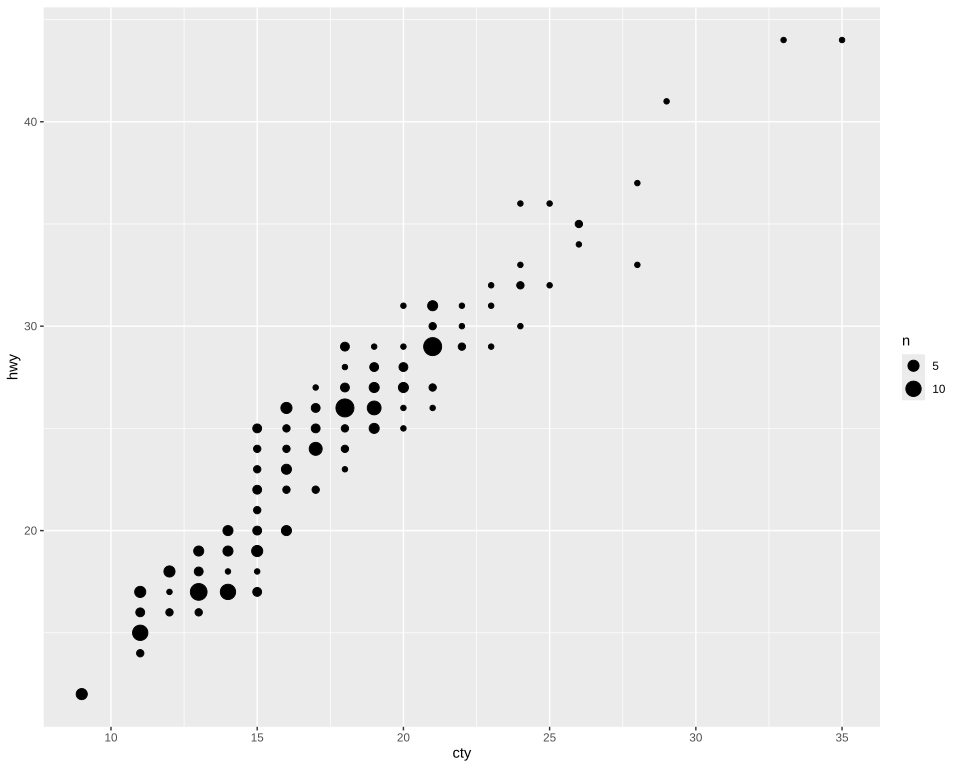

Generate this figure with R:
# The plot test/golden/count_size_area.svg draws, drawn by ggplot2 itself, as ggplot2's own visual tests
# draw their snapshots: the independent check on that golden whenever it changes. The suite
# never runs this; it needs R, ggplot2 and vdiffr, saved as the Docker image
# giggly-r:ggplot2-4.0.3. From the repository's root:
#
#   docker run --rm -v "$PWD/test/golden":/golden:ro giggly-r:ggplot2-4.0.3 \
#     Rscript /golden/count_size_area.R > count_size_area.ggplot2.svg
#
# and compare the two drawings element by element, as test/golden/point.R describes.
#
# geom_count()'s second: the same counts sized by scale_size_area(), each point's area in
# proportion to its count, 0 at size 0 and the largest, 14, at 6 mm.
# First checked with ggplot2 4.0.3 and vdiffr 1.0.9: every element matches, the x axis drawn before
# the y as test/golden/point.R describes, and every clip path.

library(ggplot2)

plot <- ggplot(mpg, aes(cty, hwy)) +
  geom_count() +
  scale_size_area() +
  theme_gray()

file <- tempfile(fileext = ".svg")
suppressWarnings(vdiffr::write_svg(plot, file))
cat(readLines(file), sep = "\n")
